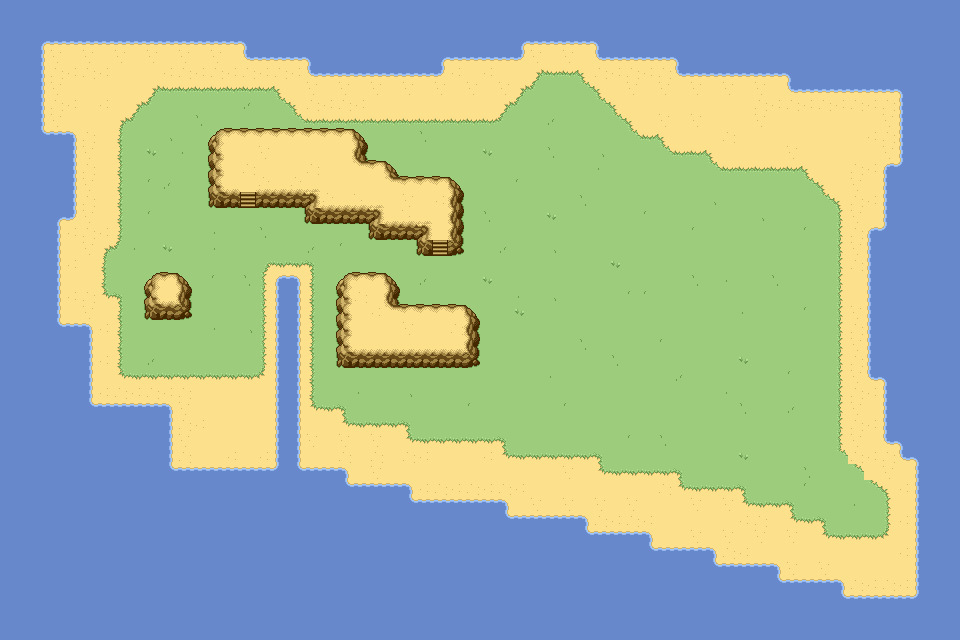

A level layout from a 2D game, rendered from its tile map. Below: a short description, then the map file with tile-grid data replaced by summaries:
An orthogonal 60x40 tile map with 16x16 px tiles, 2 tile layers (collision, background), 2 tilesets.

<map version="1.0" orientation="orthogonal" renderorder="right-down" width="60" height="40" tilewidth="16" tileheight="16" nextobjectid="1">
 <tileset firstgid="1" name="collision" tilewidth="16" tileheight="16" tilecount="7" columns="7">
  <image source="../tilesets/collision.png" width="112" height="16" />
 </tileset>
 <tileset firstgid="8" name="tacticool" tilewidth="16" tileheight="16" tilecount="150" columns="15">
  <image source="../tilesets/tacticool.png" width="240" height="160" />
 </tileset>
 <layer name="collision" width="60" height="40">
  <data>[2400 cells, 1132 non-empty, 1 distinct tile ids]</data>
 </layer>
 <layer name="background" width="60" height="40">
  <data>[2400 cells, 2400 non-empty, 50 distinct tile ids]</data>
 </layer>
</map>
